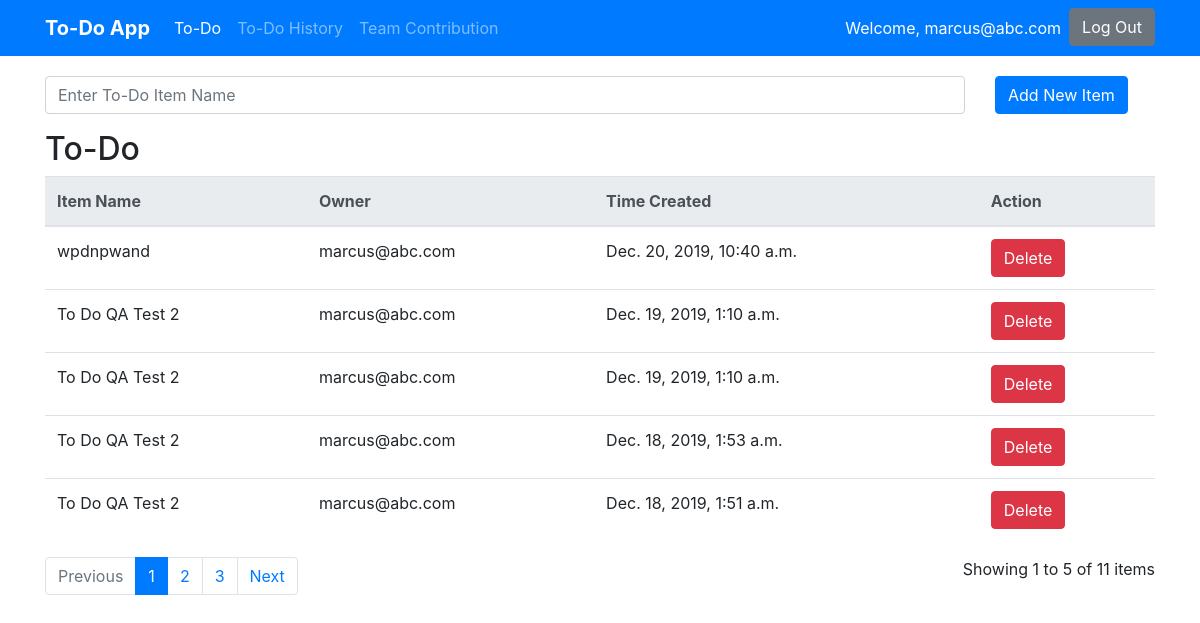
Page /To_do_page/ (signed in) on the earlier database version.
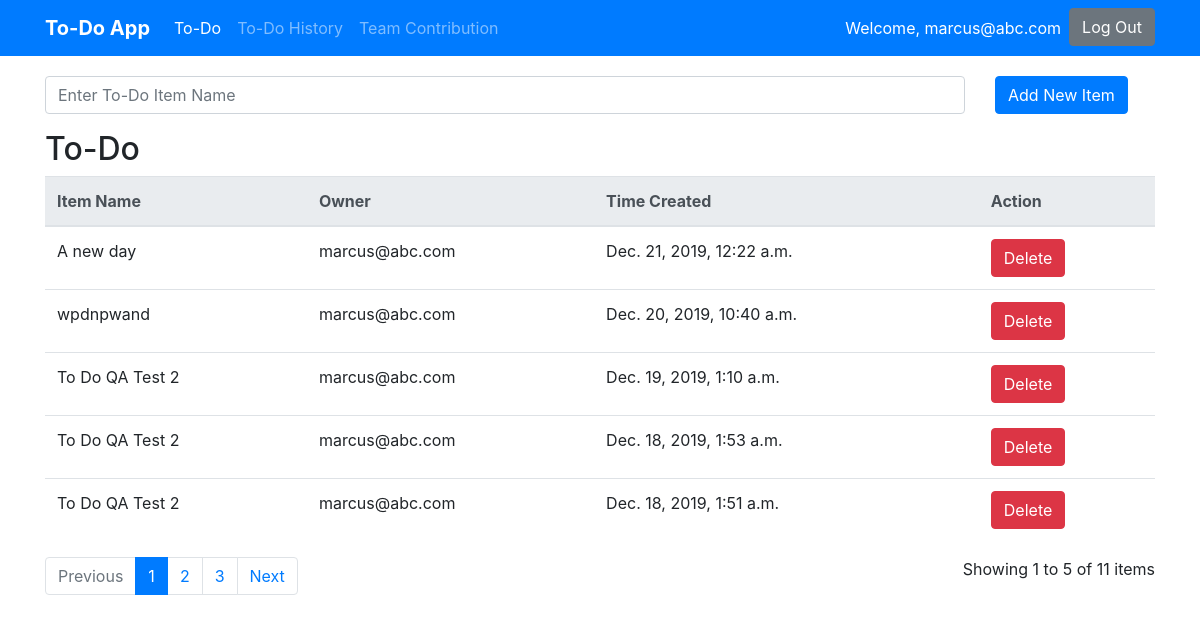
Same page on the later database version.
### To_do_page/models.py (models this page shows)
class ToDoItem(models.Model):
    owner = models.CharField(max_length=100)
    Todo = models.TextField()
    Timecreated = models.DateTimeField()

### To_do_page/views.py (the view, shortened to what this page needs)
# urls.py: path('To_do_page/', todoGreeting, name='todopage'),
def todoGreeting(request):
    own = get_user(request)
    all_todo = ToDoItem.objects.all().filter(owner=own).order_by('-Timecreated')
    context = {
        'all_items': all_todo
    }
    paginator = Paginator(all_todo, 5)
    page = request.GET.get('page')
    if page is not None:
        all_todo = paginator.get_page(page)
        context['all_items'] = all_todo
    else:
        all_todo = paginator.get_page(1)
        context['all_items'] = all_todo
    return render(request, 'to_do.html', context)

### To_do_page/templates/to_do.html (shortened to what this page needs)
{% extends 'base.html' %}
{% block content %}
{% if user.is_authenticated %}
<form action="{% url 'todopage' %}" method="post">
	<div class="row">
			<div class="col-sm-8 col-md-9 col-lg-10">
				<div class="form-group" id="form-container">
					<input type="text" class="form-control" id="Todo" name="Todo" placeholder="Enter To-Do Item Name" required>
				</div>
			</div>
			<div class="col-sm-4 col-md-3 col-lg-2">
				<div id="add-btn-container">
					<button class="btn btn-primary" type="submit">Add New Item</button>
				</div>
			</div>
	</div>
</form>
<h2>To-Do</h2>
<table class="table" id="to-do-table">
	<thead class="thead-light">
		<tr>
			<th>Item Name</th>
			<th>Owner</th>
			<th>Time Created</th>
			<th>Action</th>
		</tr>
	</thead>
	<tbody>
		{% for todo_item in all_items %}
		<tr>
			<td name="todo">{{ todo_item.Todo }}</td>
			<td name="owner">{{ todo_item.owner }}</td>
			<td name="time_created">{{ todo_item.Timecreated }}</td>
			<td name="action">
				<form action="/deleteTodo/{{todo_item.id}}/{{todo_item.owner}}/{{todo_item.Todo}}/" method="post">
					<button name="delete" class="btn btn-danger" type="submit">Delete</button>
				</form>
			</td>
		</tr>
		{% endfor %}
	</tbody>
</table>
<div class="row">
	<div class="col-sm-8">
		{% if all_items.has_other_pages %}
		<ul class="pagination">
		  {% if all_items.has_previous %}
			<li class="page-item"><a class="page-link" href="?page={{ all_items.previous_page_number }}">Previous</a></li>
		  {% else %}
			<li class="page-item disabled"><span class="page-link">Previous</span></li>
		  {% endif %}
		  {% for i in all_items.paginator.page_range %}
			{% if all_items.number == i %}
			  <li class="page-item active"><span class="page-link">{{ i }} <span class="sr-only">(current)</span></span></li>
			{% else %}
			  <li class="page-item"><a class="page-link" href="?page={{ i }}">{{ i }}</a></li>
			{% endif %}
		  {% endfor %}
		  {% if all_items.has_next %}
			<li class="page-item"><a class="page-link" href="?page={{ all_items.next_page_number }}">Next</a></li>
		  {% else %}
			<li class="page-item disabled"><span class="page-link">Next</span></li>
		  {% endif %}
		</ul>
	  {% endif %}
	</div>
	<div class="col-sm-4">
		<p id="pagination-count">Showing {{ all_items.start_index }} to {{ all_items.end_index }} of {{ all_items.paginator.count }} items</p>
	</div>
</div>
{% else %}
<p class='error_msg'>You are not logged in</p>
<a class="btn btn-primary" href="{% url 'login' %}">Login</a>
{% endif %}
{% endblock %}

### templates/base.html (shortened to what this page needs)
{% load static %}
<!DOCTYPE html>
<html>
<head>
    <link rel="stylesheet" href="https://stackpath.bootstrapcdn.com/bootstrap/4.3.1/css/bootstrap.min.css"
>
    <link rel="stylesheet" href="{% static 'css/styles.css' %}">
</head>
<body>
    <nav class="navbar navbar-expand-md navbar-dark bg-primary">
        <div class="container">
            <a class="navbar-brand" href="{% url 'todopage' %}" style="font-weight: bold;">To-Do App</a>
            <div class="collapse navbar-collapse" id="navbarNav">
                <ul class="navbar-nav mr-auto">
                    {% if request.user.is_authenticated %}
                    <li class="nav-item {% if request.resolver_match.url_name == 'todopage' %}active{% endif %}">
                        <a class="nav-link" href="{% url 'todopage' %}">To-Do</a>
                    </li>
                    <li class="nav-item {% if request.resolver_match.url_name == 'todohistorypage' %}active{% endif %}">
                        <a class="nav-link" href="{% url 'todohistorypage' %}">To-Do History</a>
                    </li>
                    <li class="nav-item {% if request.resolver_match.url_name == 'contributionpage' %}active{% endif %}">
                        <a class="nav-link" href="{% url 'contributionpage' %}">Team Contribution</a>
                    </li>
                    {% endif %}
                </ul>
                <ul class="navbar-nav ml-auto">
                    {% if not request.user.is_authenticated %}
                    <li class="nav-item">
                        <a class="btn btn-secondary" href="{% url 'login' %}">Login</a>
                    </li>
                    {% else %}
                    <li class="nav-item">
                        <a class="nav-link active">Welcome, {{ user.username }}</a>
                    </li>
                    <li class="nav-item">
                        <a class="btn btn-secondary" href="{% url 'logout' %}">Log Out</a>
                    </li>
                    {% endif %}
                </ul>
            </div>
        </div>
    </nav>
    <div class="container">
        <main>
            {% block content %}
            {% endblock %}
        </main>
    </div>
</body>
</html>

### To_do_page/static/css/styles.css (style rules this page uses)
#form-container, #add-btn-container { padding-top: 20px; }
#to-do-table, #to-do-history-table { word-wrap: break-word; overflow-wrap: break-word; }
#to-do-table tbody tr td[name=todo], #to-do-history-table tbody tr td[name=item] { max-width: 400px; }
#pagination-count { display: block; text-align: right; }

Differences in the rows shown:
removed ToDoItem: Todo "To Do QA Test 2", owner "marcus@abc.com", Timecreated "Dec. 19, 2019, 1:10 a.m."
added ToDoItem: Todo "A new day", owner "marcus@abc.com", Timecreated "Dec. 21, 2019, 12:22 a.m."
